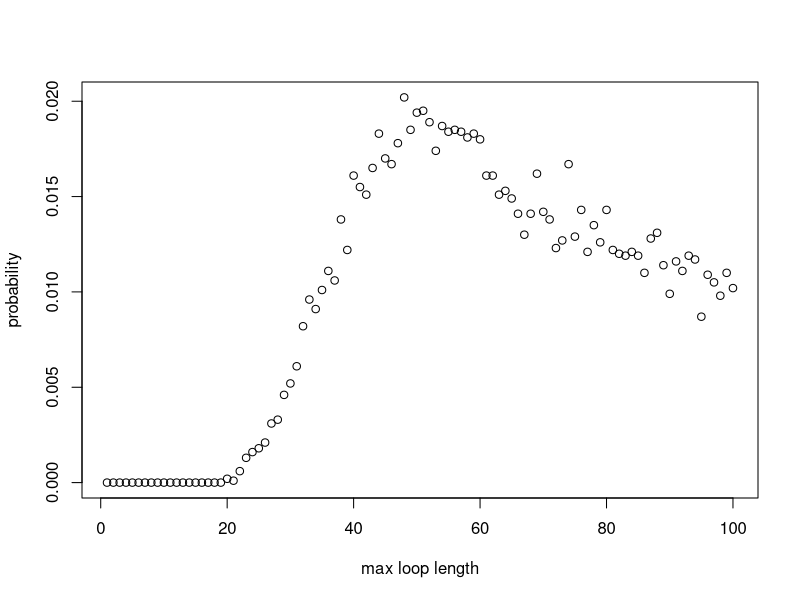

Write the R code that produced this figure.
#### Team Members:
# Fatima Kasenally (S2443602); Wenqi Ni (s1792412); Cameron Allan (S1748084)

#### address of github repo:
#https://github.com/niwq15/SP-Group-7-A2


#### Contributions

# Functions we each made versions of:
# Cameron - Strategy3, Pone, 
# Wenqi - Strategy1, Strategy2, Strategy3, Pone, Pall, dloop 
# Fatima - Strategy2, Pone, Pall, dloop 

# each of us should add more here. we can say what we have done, involving different versions of functions above

# Other Tasks: (correct your own)
# Cameron - optimising stuff and array stuff
# Wenqi - Q3 - Q6 stuff 
# Fatima - Q3 - Q6 stuff 




#### Overview / summary
# This file holds the self-contained code to simulate a generalised version of the famous '100 Prisoners Problem' 
# The problem is defined as follows: 
# Consider a prison containing 2n prisoners, each with a unique identification number ranging from 1 to 2n. 
# The prison has a room with 2n boxes, each uniquely numbered from 1 to 2n and each containing a single card. 
# These cards are each labelled with a unique number between 1 and 2n. 
# Each prisoner is allowed to open n boxes to find the card with their number.
# If all 2n prisoners successfully find their cards then they all go free. 
# After their turn,the prisoners are not allowed to communicate any new information from the boxes 
# to prisoners who have yet to take their turn.
# The room is returned to its original state after each prisoner’s go. 

# Firstly, we will show 3 strategies for the prisoners, then create a 'Pone' function to estimate 
# the probability of a single prisoner successfully finding their number, then use a 'Pall' function to 
# calculate the probability of all the prisoners finding their numbers. 
# Based on the results of the individual and joint success probabilities using different strategies, 
# we will give some comments about which strategy has the highest success probabilities for 
# both individuals and the collective. 

# The following code uses stochastic simulation to explore the prisoner problem. 

## There are 2n cards each printed with a unique number from 1 to 2n.
## The 2n cards are randomly placed one in each of 2n boxes
## Use sample function to give a random order of card numbers
## cards_num <- sample(1:(2*n), 2*n, replace=FALSE)
## Therefore cards_num simulates 2n cards (element value) randomly placed in 2n boxed (element index)

## Each function expressing the various strategies for opening boxes to find cards will require the same 
## input parameters : n,k,cards_num. Where n parameterises the 2n number of boxes, prisoner and cards in our problem.
## k is the prisoner's number in a given trial run and cards_num, as explained above, represents the boxes and 
## cards places in them. As the boxes and cards comfiguration must remain the same between prisoner trials it cannot
## be defined within the function and must be called on and externally defined. 
## Uniform input parameters allows the implemented strategy to be variable in each simulation as each strategy 
## function is interchangable. This is requires by functions 'Pone' and 'Pall'



## Strategy 1:
## Each prisoner with their number 'p' starts at the p-th box whose number on the card is k
## If k is not equal to p, then the prisoner goes to box number k and opens it
## The process will be repeated until they have either found the card with number p or opened n boxes without finding it

## Prisoner k uses Strategy 1 to find their number
Strategy1 <- function(n,k,cards_num) {
  #create an empty vector to store card numbers as they are read
  cards_picked <- rep(0, n) # the prisoner can read at most n cards
  cards_picked[1] <- cards_num[k] # start at the box with his number (k) on it 
  #for each of the remaining steps, first check if he has found his card number
  #if so, he will stop; if not, he will continue to read cards
  for (b in 2:n) {
    if (cards_picked[b-1] == k) {#if the prisoner k has found his number
      return(TRUE) #yes the prisoner has successfully found his card
      break # stop here and the prisoner will not open other boxes
    } else {#otherwise prisoner will open another box with the number of the last card
      cards_picked[b] <- cards_num[cards_picked[b-1]]
    }
  }
  #check whether he finds his number in the final step
  if (cards_picked[n] != k) { #if the final number is not his number
    return(FALSE) #prisoner has failed to find his card
  } else {#if the final number is equal to his number
    return(TRUE) #prisoner has successfully found his card
  }
}



## Strategy 2:
## This strategy follows an identicle procedure to strategy 1, save that the starting box is randombly selected
## The prisoner uses the card number in each box to pick his next box to open.
## The prisoner can open at most n boxes in order to find the card with their number on it

## Prisoner k uses Strategy 2 to find their number card
Strategy2 <- function(n,k,cards_num) {
  #create an empty vector to store card numbers that have been read
  cards_picked <- rep(0, n) # the prisoner can read at most n cards
  cards_picked[1] <- sample(cards_num,1)# start at a randomly selected box 
  #for each of the remaining steps, firstly check whether he has found him number card
  #if so, he will stop; if not, he will continue to read cards
  for (b in 2:n) {
    if (cards_picked[b-1] == k) {#if the prisoner k has found his number
      return(TRUE)
      break #stop here and the prisoner will not open other boxes
    } else {#otherwise prisoner will open the box with number k
      cards_picked[b] <- cards_num[cards_picked[b-1]]
    }
  }
  #check whether he finds his number in the final step
  if (cards_picked[n] != k) { #if the final number is not his number
    return(FALSE)
  } else {#if the final number is equal to his number
    return(TRUE)
  }
} #The function reutrns TRUE/FALSE expressing that the prisoner has FOUND/FAILED TO FIND his card 



## Strategy 3:
## In this strategy the prisoner opens n boxes at random, with replacement, i.e. he may open an already open box

## Prisoner k uses Strategy 3 to find their number card
Strategy3 <- function(n,k,cards_num){ 
  cards_picked <- sample(cards_num,n) # Randomly select n boxes from cards_num to open
  if (k %in% cards_num[cards_picked]){ # Check if prisoner number is in any of the boxes selected
    return(TRUE) 
    #cat("The prisoner found their card in box ", match(x,boxes[select_box])) # Uncomment this if running Strategy3 standalone for a success message
  } else { # If prisoner number not in any of the n boxes
    return(FALSE)
    #print("The prisoner did not find their card.") # Uncomment this for a failure message.
  }
} # End function



## 'Pone' is a function which estimates the probability of a prisoner,k, successfully finding their card number in 
## nreps simulated trials, using any one of the avaliable strategies

Pone <- function(n,k,strategy,nreps) {
  # create an empty vector to store the outsome of each simulation as 1/0 = Success/ Failure to find his card
  success <- rep(0, nreps)
  for (i in 1:nreps) {
    # simulate the order of card numbers
    cards_num <- sample(1:(2*n), 2*n, replace=FALSE)
    success[i] <- strategy(n,k,cards_num)
  }
  # return the frequentist probability of success as: 
  # total number of simulated successes / total number of simulations
  return(sum(success)/nreps)
}

## 'Pall' is a function to find the probability of all the 2n prisoners simultaneously finding their cards in a 
## single simulation and thus being able to escape. All prisoners must use the same strategy and the probablity 
## is calculated by analysing the results from nreps simulated trials 

Pall <- function(n,strategy,nreps) {
  #create a vector to record the result of each simulation with default values of 1s
  num_success <- rep(1,nreps)
  for (i in 1:nreps) {#for each simulation
    #generate a random order of card numbers
    cards_num <- sample(1:(2*n), 2*n, replace=FALSE)
    #use the strategies to calculate whether each prisoner can find their correct number within n times
    for (k in 1:(2*n)) {
      result <- strategy(n,k,cards_num) # save the result of strategy for the k-th prisoner
      num_success[i] <- num_success[i] * result # if result is 1 keep 1 in the vector. If 0 change to 0.
      if (result == 0){ # stop if any prisoner does not escape, this cuts down simulation run-time
        break
      }
    }
  }
  # return the frequentist probability as: total number of simulated successes / total number of simulated trials
  return(sum(num_success)/nreps)
}

### Sample Results ###

### individual prisoner probabilities: 
### Pone takes args: n,k,strategy,nreps

Pone(5,5,Strategy1,10000)
Pone(50,50,Strategy1,10000)
# one prisoner & strategy 1: prob success ~ 50%  (for all n)

Pone(5,5,Strategy2,10000)
Pone(50,50,Strategy2,10000)
# one prisoner & strategy 2: prob success ~40%  (n=5) ~37%  (n>50)

Pone(5,5,Strategy3,10000)
Pone(50,50,Strategy3,10000)
# one prisoner & strategy 3: prob success ~50%  (for all n)

### joint probabilities for all prisoners as a collective:  
### Pall takes args: n,strategy,nreps
 

Pall(5,Strategy1,10000)
Pall(50,Strategy1,10000)
#10 prisoners & strategy 1: prob success ~35% (n=5)
#100 prisoners & strategy 1: prob success ~30% (n=50)

Pall(5,Strategy2,10000)
Pall(50,Strategy2,10000)
#10 prisoners & strategy 2: prob success ~0.01%  (n=5)
#100 prisoners & strategy 2: prob success ~0% (smaller than precision)  (n=50)

Pall(5,Strategy3,10000)
Pall(50,Strategy3,10000)
#10 prisoners & strategy 3: prob success ~1%  (n=5)
#100 prisoners & strategy 3: prob success ~0% (smaller than precision) (n=50)


# STILL TO DO Q4 - WILL DRAFT THEN INSERT TOMORROW 
#
# 
#
#



#Calculate the probability of loop lengths 
dloop <- function(n, nreps) {
  each_loop_lengths <- c() #list to store the loop lengths generated by all simulations
  max_loop_lengths <- c()
  
  for (i in 1:nreps){ 
    #simulate the boxes nreps times 
    boxes <- sample(1 : (2*n), 2*n , replace=FALSE) 
    unopened_boxes <- 1:(2*n)
    
    #store the unique loop lengths generated from each simulation 
    new_loop_lengths <- c()
    
    #scan for loops, (while more than 2 boxes are still closed, indexing breaks down for smaller loops)
    while (length(unopened_boxes) > 2 ){
      #pick the smallest number unopened box and store the value of the card inside 
      cards_picked <- boxes[unopened_boxes[1]]
      
      #pick your next box according to your last card and scan each closed loop
      for (b in 2:length(unopened_boxes)){ #max loop length is the number of closed boxes
        cards_picked <- c(cards_picked, boxes[cards_picked[b-1]])
      }#end for 
      
      #add your new loop length to your list
      new_loop_lengths <- c(new_loop_lengths, length(unique(cards_picked))) 
      
      #remove the boxes opened 
      unopened_boxes <- setdiff(unopened_boxes,unique(cards_picked))
    } #end while 
    
    
    each_loop_lengths <- c(each_loop_lengths, unique(new_loop_lengths))
    max_loop_lengths <- c(max_loop_lengths, max(new_loop_lengths))
    
    
  } #end for 
  
  #probability vector for the occurrence of each maximum loop length 
  prob_vec_ymax <- tabulate(max_loop_lengths)/nreps
  x_axis <- 1:length(prob_vec_ymax)
  #prints a plot for probailities of maximum loop lengths
  plot(x_axis, prob_vec_ymax, xlab = "max loop length", ylab = "probability")
  
  #find the probability of max loop length is less than n
  prob_less_n_loop = sum(prob_vec_ymax[1:n])
  cat("\n","prob your max loop has a length less than n",   prob_less_n_loop, "\n")
  
  
  #probability vector for the occurrence of each type of loop length 
  prob_vec_y <- tabulate(each_loop_lengths)/nreps
  cat("your probability vector for producing at least one loop of length i: \n", prob_vec_y)
  return(prob_vec_y)
}#end function


VAR_1 <- dloop(50, 10000)
